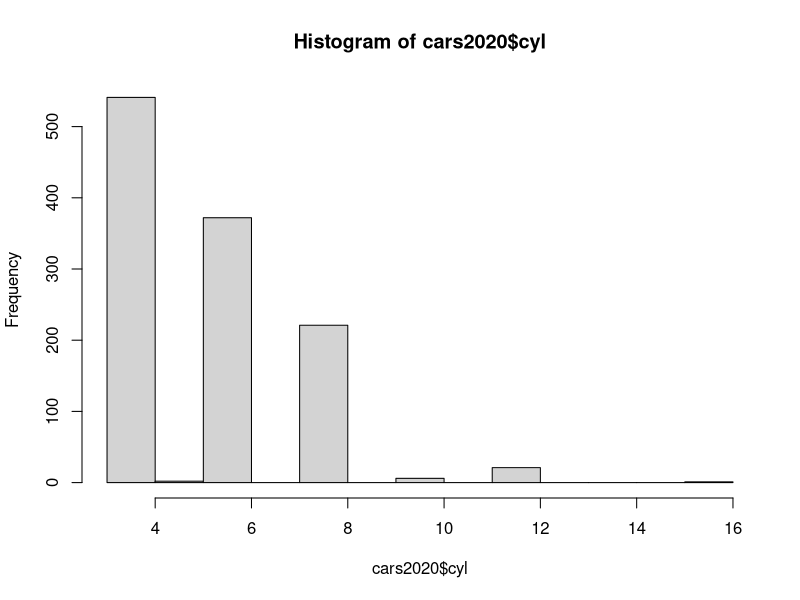

This figure's R source: (Note: this script raises an error after producing the figure.)
library(tidyverse)

## tidyverse contains many packages including dplyr, readr, ggplot2, tidyr

cars2020 <- read_csv("data/cars2020.csv")

# How to get all vehicles with manual transmissions

manual <- filter(cars2020, transmission == "Manual")



hist(cars2020$cyl)

count(cars2020, cyl)

## how to get all cars with 6 or more cylinders 

cyl6 <- filter(cars2020, cyl >= 6)


## How do you get all manual transmission cars that have 6 or more cylinders


mancyl6 <- filter(manual, cyl >= 6)
mancyl6_alt <- filter(cyl6, transmission == "Manual")

mancyl6_alt2 <- filter(cars2020, transmission == "Manual",
                       cyl >= 6)


### Question: How many automatic transmission vehicles have less than 6 gears

auto_l6 <- filter(cars2020, transmission == "Automatic",
                  gears < 6)

### Using select to keep only certain columns

cars_narrow <- select(cars2020, mpg, model, cyl, transmission)




## How to drop the startStop and aspiration columns

cars_alt <- select(cars2020, -startStop, -aspiration)


## Using arrange to sort data 

##  sort by mpg

cars_sorted <- arrange(cars2020, mpg)

## to sort in descending order

cars_sorted2 <- arrange(cars2020, desc(mpg))


cars_sorted3 <- arrange(cars2020, transmission, desc(mpg))



cars_99 <- filter(cars2020, transmission == "Automatic") %>% 
  filter(startStop == "N") %>% 
  arrange(desc(mpg)) %>% select(startStop, model, transmission, mpg)

cars_100 <- cars2020 %>% filter(transmission == "Automatic") %>%
  arrange(desc(mpg)) %>% select(make, model, transmission, mpg)

acura <- filter(cars2020, make == "Acura")

acura_manual <- filter(acura, transmission == "Manual")


### mutate to add columns

cars_30 <- mutate(cars2020, 
                  above30 = ifelse(mpg >= 30, TRUE, FALSE))


### summarise

report <- summarise(cars2020, num_cars = n(),
                    avg_mpg = mean(mpg),
                    min_mpg = min(mpg),
                    max_mpg = max(mpg))



grouped_cars <- group_by(cars2020, transmission)

report3 <- summarise(grouped_cars,
                     num_cars = n(),
                     min_mpg = min(mpg),
                     avg_mpg = mean(mpg),
                     max_mpg = max(mpg)
                     )

report4 <- group_by(cars2020, transmission) %>%
  summarise(num_cars = n(),
            min_mpg = min(mpg),
            avg_mpg = mean(mpg),
            max_mpg = max(mpg))


### I do not approve of using the following in practical situations
report5 <- summarise(group_by(cars2020, transmission), 
          num_cars = n(),
          min_mpg = min(mpg),
          avg_mpg = mean(mpg),
          max_mpg = max(mpg))

hist()





























